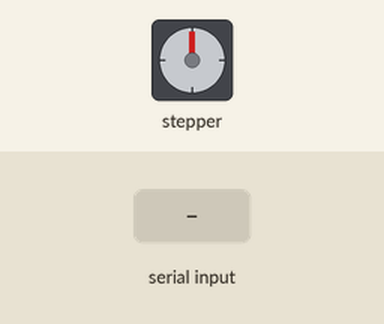
Bench run of a sketch on a simulated Arduino Uno, built with avr-gcc and run on an emulated ATmega328P. On the bench: stepper motor. The inputs (shaded band) are chosen by the test bench. Stepper angles assume 4096 steps per turn.

Above: at 1.2 s.
1.3 s: "90,45\n" received over Serial
At 1.45 s:
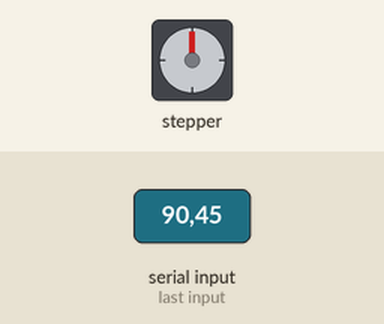
3.1 s: "30,150\n" received over Serial
At 4.8 s:
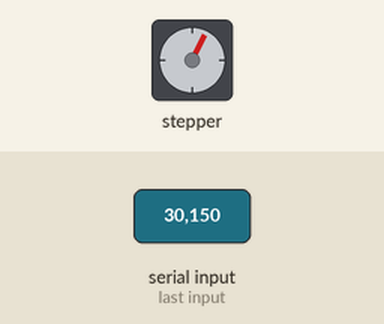
5.1 s: "200\n" received over Serial
At 6.0 s:
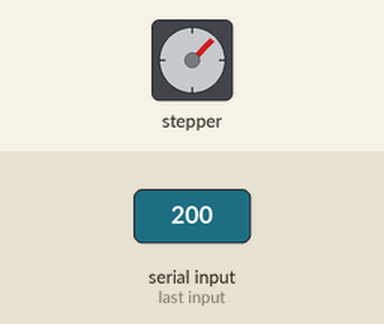
7.2 s: "30,150\n" received over Serial
At 8.9 s:
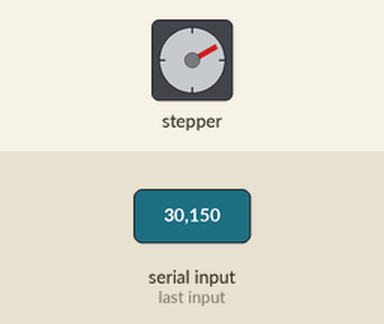
Timing chart, 0 to 10.2 s (numbered marks = the images above; inputs shaded):
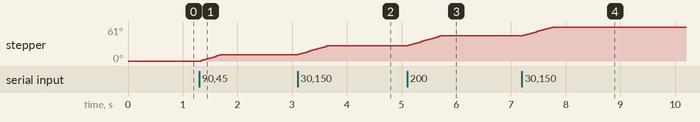

Measured:
- after the input at 1.3 s, stepper: turns 11° clockwise in 0.35 s, starting at once
- after the input at 3.1 s, stepper: turns 16° clockwise in 0.52 s, starting at once
- after the input at 5.1 s, stepper: turns 18° clockwise in 0.59 s, starting at once
- after the input at 7.2 s, stepper: turns 16° clockwise in 0.52 s, starting at once

The sketch:

STEPPER_TEST.ino
```cpp
#include <Stepper.h>
const int stepsPerRevolution = 4096;  // change this to fit the number of steps per revolution

Stepper myStepper(stepsPerRevolution,4,5,6,7);
// create servo object to control a servo
// twelve servo objects can be created on most boards

int inputbyte = 0;    // variable to store the servo position

void setup() {
  myStepper.setSpeed(5);
  Serial.begin(9600);// attaches the servo on pin 9 to the servo object
}

void loop() {
 if (Serial.available()>0)
           {
              inputbyte = Serial.parseInt();
              for(int i =1;i<=inputbyte;i++){
              myStepper.step(1);
              }
  inputbyte=0;
           }

                   // waits 15ms for the servo to reach the position
  }
```
